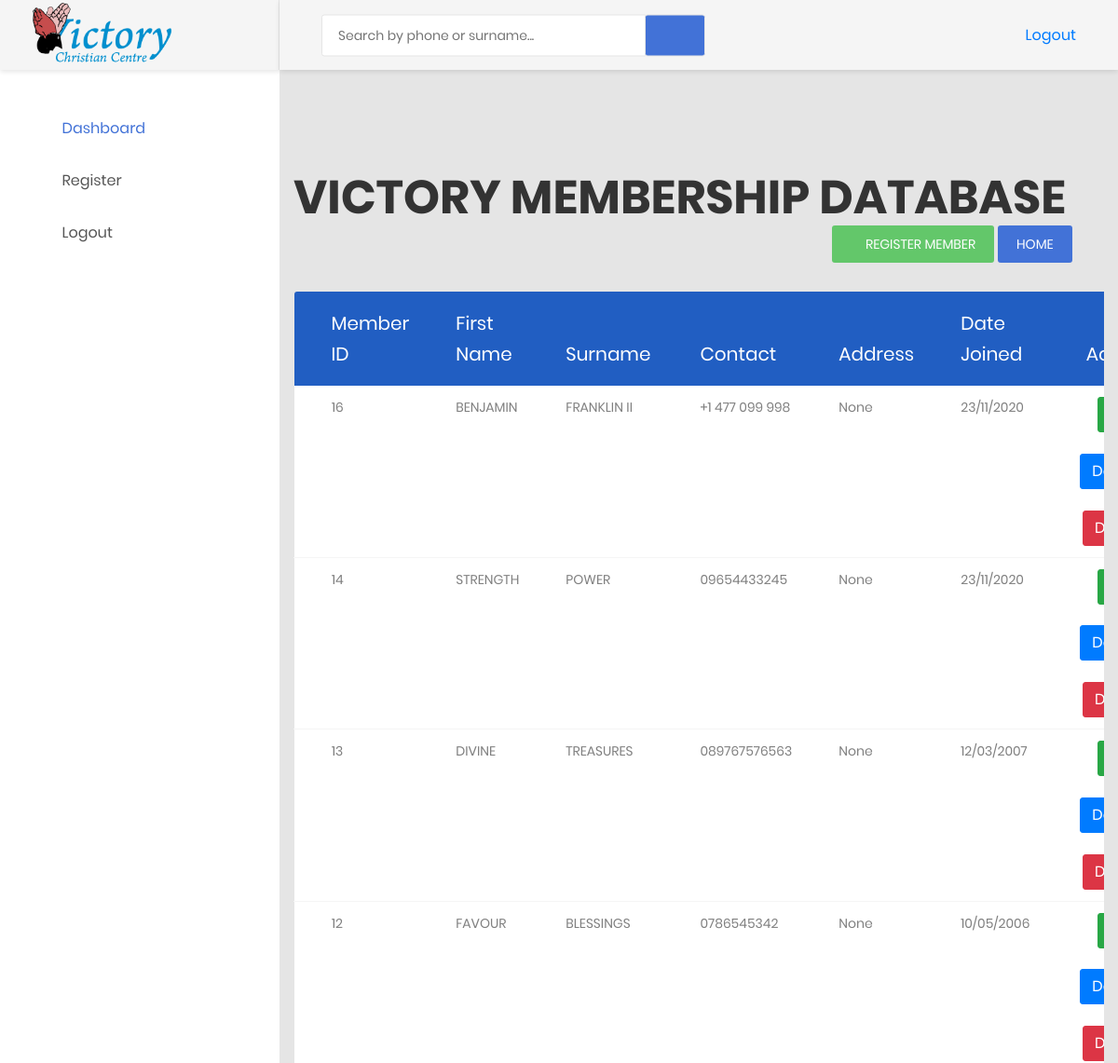
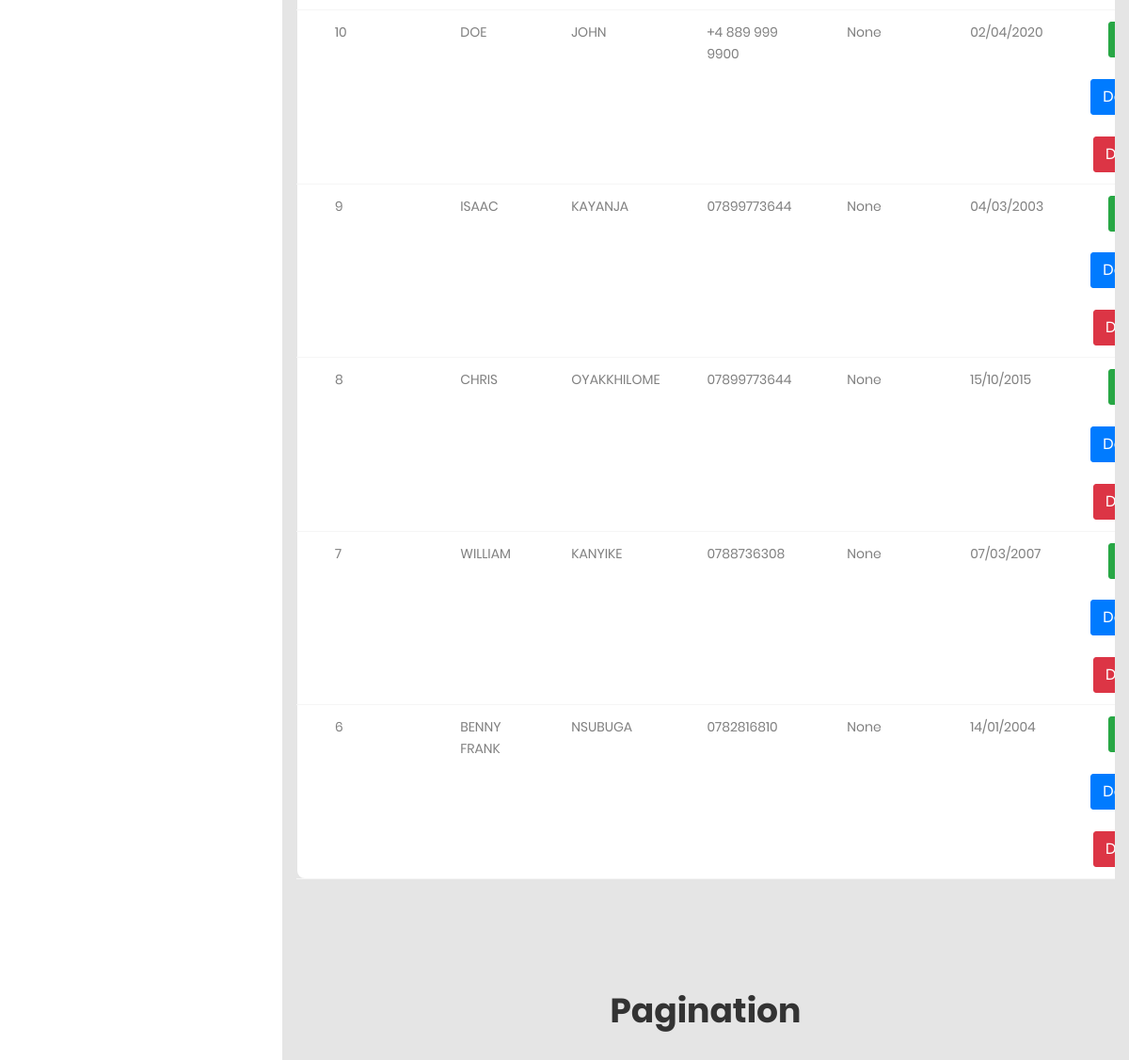
The app's page /view/ (signed in) with its own data (2 pictures, top to bottom).
### Regapp/models.py (models this page shows)
class Church(models.Model):
	surname = models.CharField(max_length=30)
	first_name = models.CharField(max_length=30)
	phone = models.CharField(max_length=100,null=True)
	email = models.EmailField(max_length=100,null=True,blank=True)
	residential_address = models.CharField(max_length=255,null=True, blank=True)
	former_religion = models.CharField(max_length=255,null=True, blank=True)
	postal_address = models.CharField(max_length=25,null=True, blank=True)
	lc1_village = models.CharField(max_length=25,null=True, blank=True)
	lc2_muluka = models.CharField(max_length=25,null=True, blank=True)
	lc3_subcounty = models.CharField(max_length=25,null=True, blank=True)
	county_ssaza = models.CharField(max_length=25,null=True, blank=True)
	district = models.CharField(max_length=25,null=True, blank=True)
	born_again = models.CharField(max_length=25,null=True, blank=True)
	spirit_filled = models.CharField(max_length=25,null=True, blank=True)
	baptised = models.CharField(max_length=25,null=True, blank=True)
	photo = models.FileField(default='default.jpg', upload_to='profile_pics', null=True,blank=True)
	pdf = models.FileField(upload_to='media', null=True,blank=True)
	marital_status = models.CharField(max_length=25,null=True, blank=True)
	highest_level_of_education = models.CharField(max_length=25,null=True, blank=True)
	occupation = models.CharField(max_length=25,null=True, blank=True)
	place_of_work = models.CharField(max_length=25,null=True, blank=True)
	department = models.CharField(max_length=25,null=True, blank=True)
	head_name = models.CharField(max_length=25,null=True, blank=True)
	head_number = models.CharField(max_length=25,null=True, blank=True)
	any_children = models.CharField(max_length=255,null=True, blank=True)
	number_of_children = models.CharField(max_length=255,null=True, blank=True)
	next_of_kin = models.CharField(max_length=255,null=True, blank=True)
	father_name = models.CharField(max_length=255,null=True, blank=True)
	mother_name = models.CharField(max_length=255,null=True, blank=True)
	father_alive = models.CharField(max_length=25,null=True, blank=True)
	mother_alive = models.CharField(max_length=25,null=True, blank=True)
	dob = models.CharField(max_length=25,null=True, blank=True)
	age = models.CharField(max_length=25,null=True, blank=True)
	zone = models.CharField(max_length=25,null=True, blank=True)
	home_lc1 = models.CharField(max_length=25,null=True, blank=True)
	home_village = models.CharField(max_length=25,null=True, blank=True)
	home_district = models.CharField(max_length=25,null=True, blank=True)
	home_subcounty = models.CharField(max_length=25,null=True, blank=True)
	other_notes = models.CharField(max_length=255,null=True, blank=True)
	registration_date = models.CharField(max_length=255,null=True)

### Regapp/views.py (the view)
# urls.py: path('view/', views.view, name="view"),
@login_required
def view(request):
	church = Church.objects.order_by('-id')
	return render(request, "users/view.html", {'church':church})

### users/templates/users/view.html (shortened to what this page needs)
{% extends 'users/base2.html' %}
{% load static %}
{% block content %}
            <br>
             <aside class="menu-sidebar d-none d-lg-block">
                <div class="logo">
                <a href="#">
                            <img src="{% static 'img/viclogo.png' %}" width="150px" height="40%" alt="VictoryChurch" />
                        </a>
            </div>
            <div class="menu-sidebar__content js-scrollbar1">
                <nav class="navbar-sidebar">
                    <ul class="list-unstyled navbar__list">
                        <li class="active">
                            <a href="/dashboard">
                                <i class="fas fa-table"></i>Dashboard</a>
                        </li>
                        <li>
                            <a href="/reg">
                                <i class="far fa-check-square"></i>Register</a>
                        </li>
                        <li>
                            <a href="/logout">
                                <i class="fas fa-calendar-alt"></i>Logout</a>
                        </li>
                            </ul>
                </nav>
            </div>
        </aside>
        <div class="page-container">
            <header class="header-desktop">
                <div class="section__content section__content--p30">
                    <div class="container-fluid">
                        <div class="header-wrap">
                            <form class="form-header" id="search" action="{% url 'search' %}">
                                <input class="au-input au-input--xl" type="text" name="q" placeholder="Search by phone or surname..." />
                                <button class="au-btn--submit" type="submit">
                                    <i class="zmdi zmdi-search"></i>
                                </button>
                            </form>
                                <div class="account-wrap">
                                        <div class="content">
                                            <a class="js-acc-btn" href="/logout">Logout</a>
                                        </div>
                        </div>
                    </div>
                </div>
            </header>
     <br>
     <br>
      <br>
     <br>
      <br>
     <br>
                                <div class="col-md-12">
                                    <h2 style="font-size: 50px;">VICTORY MEMBERSHIP DATABASE</h2>
                                <div class="table-data__tool">
                                    <div class="table-data__tool-right">
                                               <a href="/reg"> <button class="au-btn au-btn-icon au-btn--green au-btn--small">
                                        <i class="zmdi zmdi-plus"></i>REGISTER MEMBER</button></a>
                                    <div class="rs-select2--dark rs-select2--sm rs-select2--dark2">
                                        <a href="/dashboard"> <button class="au-btn au-btn-icon au-btn--blue au-btn--small">
                                        Home</button></a>
                                        </div>
                                    </div>
                                </div>
                        <div class="row m-t-30">
                           <div class="col-md-12">
                            </div>
                            <div class="col-md-12">
                                <div class="table-responsive m-b-40">
                                    <table class="table table-borderless table-data3">
                                        <thead>
                                            <tr>
                                                <th>Member ID</th>
                                                <th>First Name</th>
                                                <th>Surname</th>
                                                <th>Contact</th>
                                                <th>Address</th>
                                                <th>Date Joined</th>
                                                <th>Actions</th>
                                            </tr>
                                        </thead>
                                        <tbody>
                                            {% for church in church %}
                                            <tr>
                                                <td>{{ church.id }}</td>
                                                <td>{{ church.first_name }}</td>
                                                <td>{{ church.surname }}</td>
                                                <td>{{ church.phone }}</td>
                                                <td>{{ church.residential_address }}</td>
                                                 <td>{{ church.registration_date }}</td>
                                                 <td>
                                         <a href="/edit/{{ church.id }}"><input class="btn btn-success" type="submit" value="Edit">
                                        <a class="btn btn-primary" href="/details/{{ church.id }}" role="button">Details</a>
 <a><button class="btn btn-danger" data-toggle="modal" data-placement="top" data-target="#exampleModal">Delete</button></a>
                                                </td>
                                            </tr>
                                            {% endfor %}
                                        </tbody>
                                    </table>
                                </div>
                                <br>
                                <br>
                                <br>
                                <h1 align="center">Pagination</h1>
                                <br>
                                <br>
                         </div>
                     </div>
                    </div>
                </div>
      {% endblock content %}

### records on screen
Church: id "16", first_name "BENJAMIN", surname "FRANKLIN II", phone "+1 477 099 998", residential_address "None", registration_date "23/11/2020"
Church: id "14", first_name "STRENGTH", surname "POWER", phone "09654433245", residential_address "None", registration_date "23/11/2020"
Church: id "13", first_name "DIVINE", surname "TREASURES", phone "089767576563", residential_address "None", registration_date "12/03/2007"
Church: id "12", first_name "FAVOUR", surname "BLESSINGS", phone "0786545342", residential_address "None", registration_date "10/05/2006"
Church: id "10", first_name "DOE", surname "JOHN", phone "+4 889 999 9900", residential_address "None", registration_date "02/04/2020"
Church: id "9", first_name "ISAAC", surname "KAYANJA", phone "07899773644", residential_address "None", registration_date "04/03/2003"
Church: id "8", first_name "CHRIS", surname "OYAKKHILOME", phone "07899773644", residential_address "None", registration_date "15/10/2015"
Church: id "7", first_name "WILLIAM", surname "KANYIKE", phone "0788736308", residential_address "None", registration_date "07/03/2007"
Church: id "6", first_name "BENNY FRANK", surname "NSUBUGA", phone "0782816810", residential_address "None", registration_date "14/01/2004"
